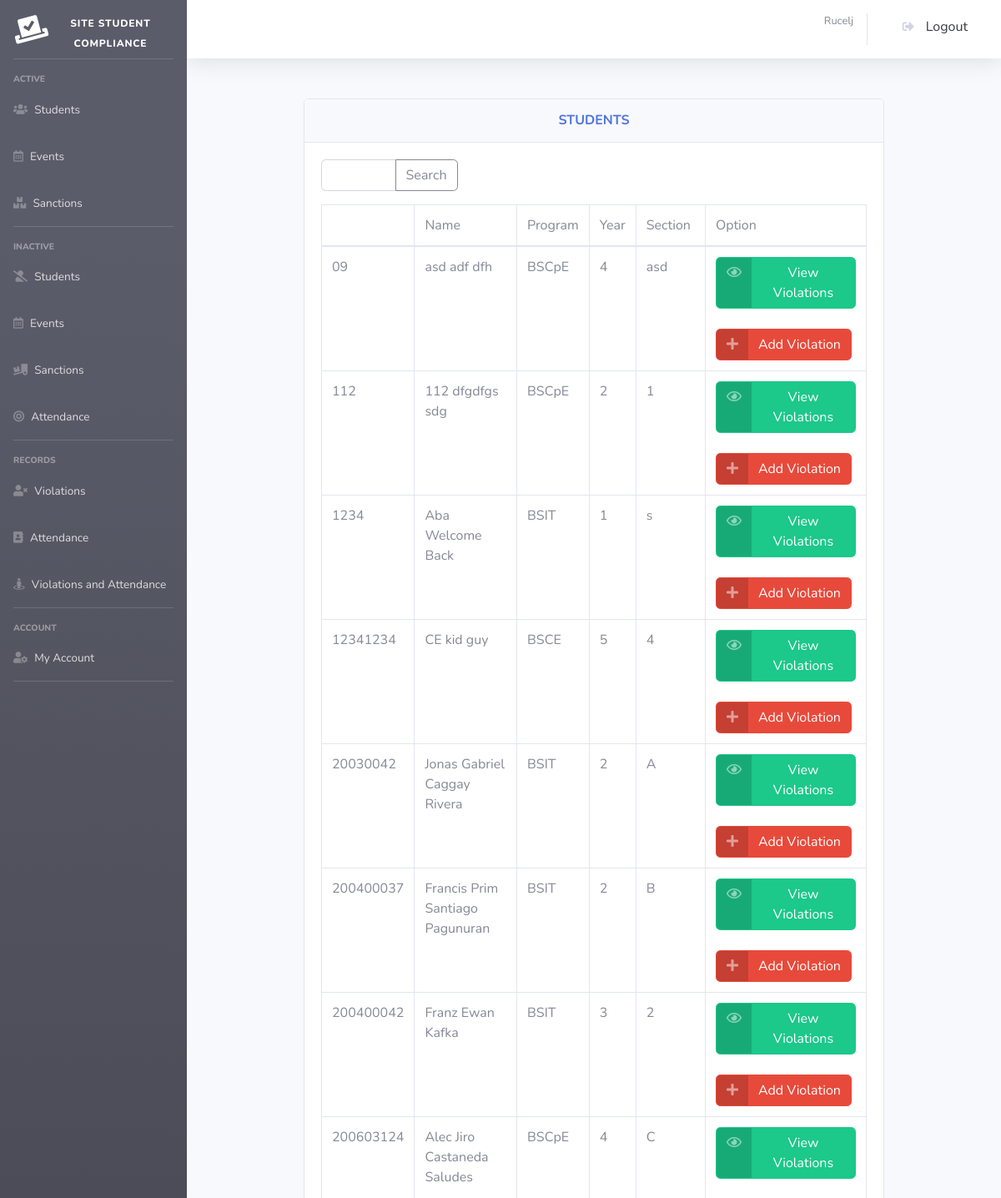
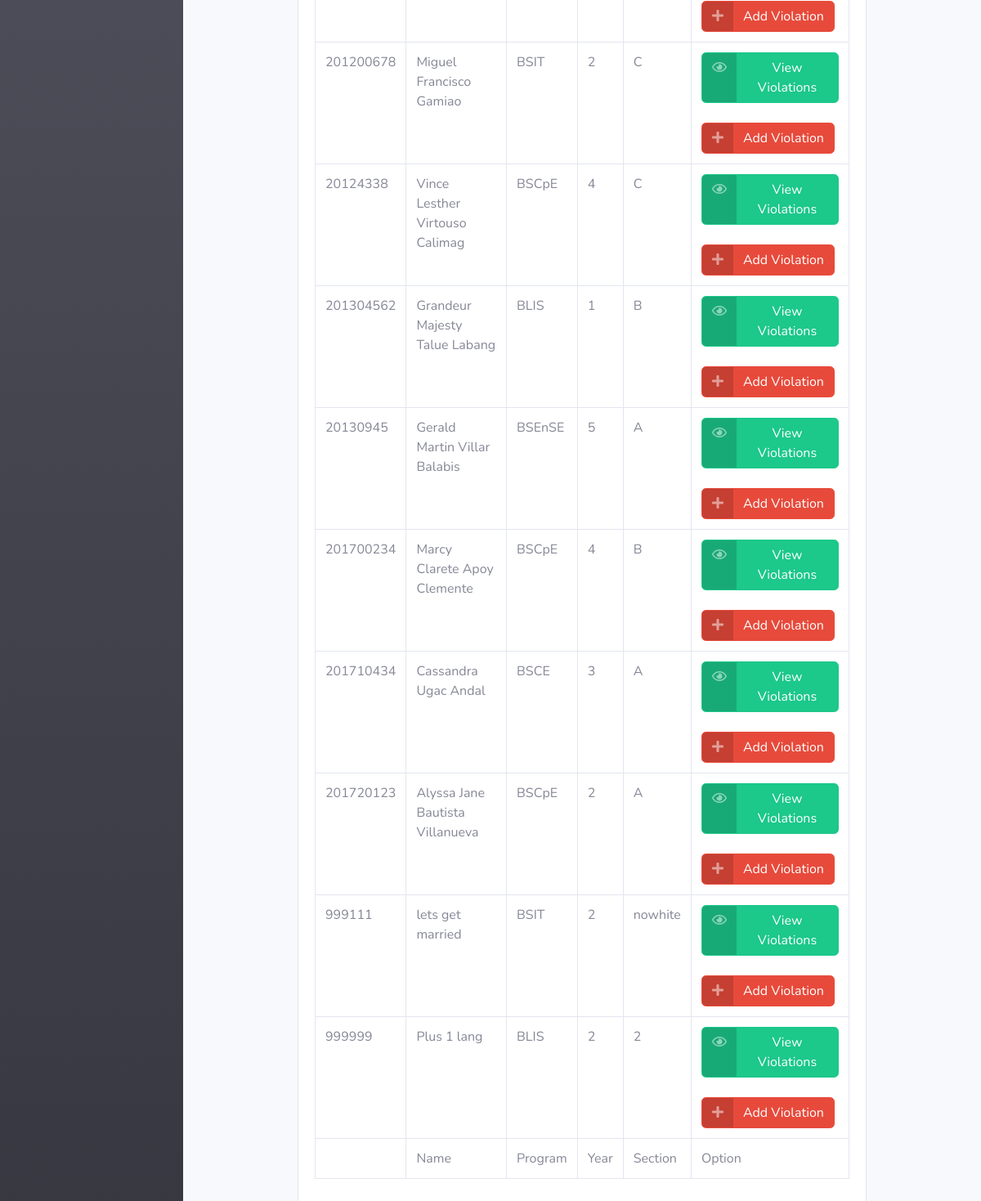
Screenshot of /violation_active_manage.php (signed in) with the database file from the repository (2 pictures, top to bottom).
### tables this page shows
CREATE TABLE `students` (
  `id` varchar(11) NOT NULL,
  `year_level` int(11) NOT NULL,
  `section` text NOT NULL,
  `program` text NOT NULL,
  `firstname` text NOT NULL,
  `middlename` text NOT NULL,
  `lastname` text NOT NULL,
  `email` text NOT NULL,
  `contact` text NOT NULL,
  `officer` text NOT NULL,
  `gender` text NOT NULL,
  `status` int(11) NOT NULL
);

### perfect_function.php (called while the page is built, shortened)
<?php
function getConnection()
{
	$servername = "localhost";
	$username = "root";
	$password = "";
	$dbname = "xx";
	$conn = new mysqli($servername, $username, $password, $dbname);
	return $conn;
}
function get($table_name)
{
	$conn = getConnection();
	$sql = "SELECT * FROM $table_name";
	$result = $conn->query($sql);
	return $result;
}
?>

### violation_active_manage.php (the view, shortened to what this page needs)
<?php
include "header.php";
include "perfect_function.php";
?>
<div align=center>
<br>
    <div class="card w-75">
                <div class="card-header py-3">
                <h6 class="m-0 font-weight-bold text-primary">STUDENTS</h6>
                </div>
                <div class="card-body">
                <form method="post" action="violation_active_search.php">
                    <div class="input-group mb-3 w-25" style="float: left;">
                    <input type="text" class="form-control" placeholder="" name="search" autocomplete="off" required>
                        <div class="input-group-append">
                            <button class="btn btn-outline-secondary" type="submit" id="button-addon2">Search</button>
                        </div>
                        </div>
                </form>
                <div class="table-responsive">
                    <table class="table table-bordered" id="dataTable" width="100%" cellspacing="0">
        <thead>
        <tr>
            <td>&nbsp;</td>
            <td>Name</td>
            <td>Program</td>
            <td>Year</td>
            <td>Section</td>
            <td>Option</td>
        </tr>
        </thead>
        <tfoot>
        <tr>
            <td>&nbsp;</td>
            <td>Name</td>
            <td>Program</td>
            <td>Year</td>
            <td>Section</td>
            <td>Option</td>
        </tr>
        </tfoot>
        <tbody>
    <?php
        $table_name="students";
        $user_data=get($table_name);
        foreach ($user_data as $key => $row) {
            $id=$row['id'];
            $name=$row['firstname'] ." ". $row['middlename'] ." ". $row['lastname'];
            $program=$row['program'];
            $year_level=$row['year_level'];
                if ($year_level==1){
                    $year_level="1";
                } elseif ($year_level==2){
                    $year_level="2";
                } elseif ($year_level==3){
                    $year_level="3";
                } elseif ($year_level==4){
                    $year_level="4";
                } else {
                    $year_level="5";
                }
            $section=$row['section'];
    ?>
    <tr>
        <td><?= $id ?></td>
        <td><?= $name ?></td>
        <td><?= $program ?></td>
        <td><?= $year_level ?></td>
        <td><?= $section ?></td>
        <td>
        <a href="violation_view.php?id=<?= $id?>" class="btn btn-success btn-icon-split">
        <span class="icon text-white-50">
            <i class="far fa-eye"></i>
        </span>
        <span class="text">
            View Violations
        </span>
        </a>
        <a href="violation_add.php?id=<?= $id?>" class="btn btn-danger btn-icon-split" style="padding-right: -5%;">
        <span class="icon text-white-50">
            <i class="fas fa-plus"></i>
        </span>
        <span class="text">
            Add Violation
        </span>
        </a>
        </td>
    </tr>
        <?php   }   ?>
    </tbody>
</table>
</div>
</div>
</div>

### rows the page displays
students: id "09", name "asd adf dfh", program "BSCpE", year_level "4", section "asd"
students: id "112", name "112 dfgdfgs sdg", program "BSCpE", year_level "2", section "1"
students: id "1234", name "Aba Welcome Back", program "BSIT", year_level "1", section "s"
students: id "12341234", name "CE kid guy", program "BSCE", year_level "5", section "4"
students: id "20030042", name "Jonas Gabriel Caggay Rivera", program "BSIT", year_level "2", section "A"
students: id "200400037", name "Francis Prim Santiago Pagunuran", program "BSIT", year_level "2", section "B"
students: id "200400042", name "Franz Ewan Kafka", program "BSIT", year_level "3", section "2"
students: id "200603124", name "Alec Jiro Castaneda Saludes", program "BSCpE", year_level "4", section "C"
students: id "201200678", name "Miguel Francisco Gamiao", program "BSIT", year_level "2", section "C"
students: id "20124338", name "Vince Lesther Virtouso Calimag", program "BSCpE", year_level "4", section "C"
students: id "201304562", name "Grandeur Majesty Talue Labang", program "BLIS", year_level "1", section "B"
students: id "20130945", name "Gerald Martin Villar Balabis", program "BSEnSE", year_level "5", section "A"
students: id "201700234", name "Marcy Clarete Apoy Clemente", program "BSCpE", year_level "4", section "B"
students: id "201710434", name "Cassandra Ugac Andal", program "BSCE", year_level "3", section "A"
students: id "201720123", name "Alyssa Jane Bautista Villanueva", program "BSCpE", year_level "2", section "A"
students: id "999111", name "lets get married", program "BSIT", year_level "2", section "nowhite"
students: id "999999", name "Plus 1 lang", program "BLIS", year_level "2", section "2"

### other values shown
$_SESSION['firstlast'] "Rucelj"
